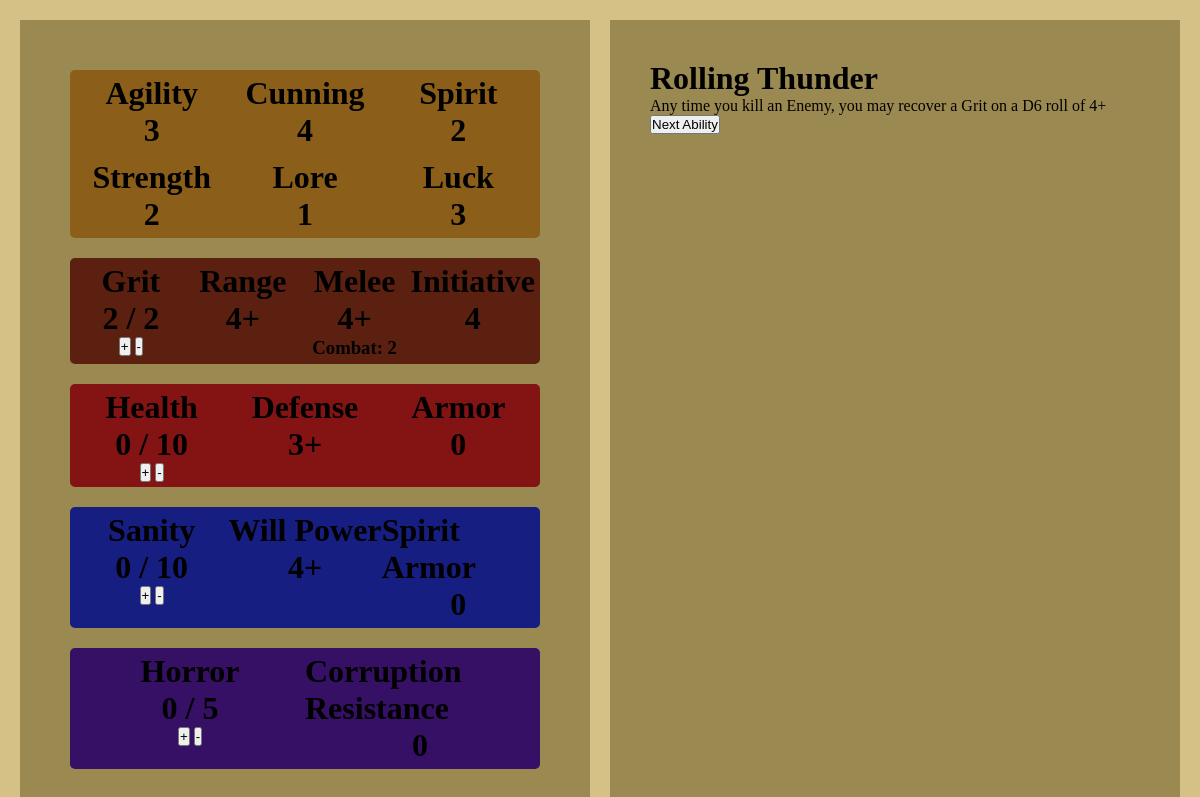
Page /characters/character/1/ on the committed database.
### characters/models.py (models this page shows, shortened)
class CharacterSheet(models.Model):
    user = models.ForeignKey(
        settings.AUTH_USER_MODEL,
        on_delete=models.CASCADE
    )
    name = models.CharField(max_length=100, blank=True, default="Unnamed Hero")
    character_class = models.CharField(
        max_length=50,
        choices=[('marshall', 'Marshall'), ('gunslinger', 'Gunslinger'), ('rancher', 'Rancher')]
    )
    agility = models.IntegerField(default=0)
    cunning = models.IntegerField(default=0)
    spirit = models.IntegerField(default=0)
    strength = models.IntegerField(default=0)
    lore = models.IntegerField(default=0)
    luck = models.IntegerField(default=0)
    combat = models.IntegerField(default=0)
    max_grit = models.IntegerField(default=0)
    grit = models.IntegerField(default=0)
    range = models.IntegerField(default=0)
    melee = models.IntegerField(default=0)
    initiative = models.IntegerField(default=0)
    max_health = models.IntegerField(default=0)
    health = models.IntegerField(default=0)
    defense = models.IntegerField(default=0)
    armor = models.IntegerField(default=0)
    max_sanity = models.IntegerField(default=0)
    sanity = models.IntegerField(default=0)
    will_power = models.IntegerField(default=0)
    spirit_armor = models.IntegerField(default=0)
    max_horror = models.IntegerField(default=0)
    horror = models.IntegerField(default=0)
    corruption_resistance = models.IntegerField(default=0)
    abilities = models.ManyToManyField(Ability, blank=True)
    current_ability = models.ForeignKey(
        Ability,
        null=True,
        blank=True,
        on_delete=models.SET_NULL,
        related_name='active_for_characters'
    )

class Ability(models.Model):
    name = models.CharField(max_length=100)
    description = models.TextField()

### characters/views.py (the view, shortened to what this page needs)
# urls.py: path("character/<int:pk>/", CharacterDetailView.as_view(), name="character_detail"),
class CharacterDetailView(DetailView):
    model = CharacterSheet
    template_name = "characters/character_detail.html"
    context_object_name = 'character'

### templates/characters/character_detail.html (shortened to what this page needs)
{% extends 'base.html' %}
{% block content %}
<div class = 'page-container'>
    <div class = 'left-container'>
        <div class="stats-wrapper">
            <div style="background-color: rgb(139, 94, 26); border-radius: 5px;">
                <div class="stat_container">
                    <div class="character_stat">
                        <h1>Agility</h1>
                        <h1>{{ character.agility }}</h1>
                    </div>
                    <div class="character_stat">
                        <h1>Cunning</h1>
                        <h1>{{ character.cunning }}</h1>
                    </div>
                    <div class="character_stat">
                        <h1>Spirit</h1>
                        <h1>{{ character.spirit }}</h1>
                    </div>
                </div>
                <div class="stat_container">
                    <div class="character_stat">
                        <h1>Strength</h1>
                        <h1>{{ character.strength }}</h1>
                    </div>
                    <div class="character_stat">
                        <h1>Lore</h1>
                        <h1>{{ character.lore }}</h1>
                    </div>
                    <div class="character_stat">
                        <h1>Luck</h1>
                        <h1>{{ character.luck }}</h1>
                    </div>
                </div>
            </div>
        </div>
        <div class="stats-wrapper">
            <div class = 'combat_container' style="background-color: rgb(91, 32, 15);">
                <div class = 'character_stat'>
                    <h1>Grit</h1>
                    <h1>{{character.max_grit}} / {{character.grit}}</h1>
                    <div>
                        <button>+</button>
                        <button>-</button>
                    </div>
                </div>
                <div class = 'character_stat'>
                    <h1>Range</h1>
                    <h1>{{character.range}}+</h1>
                </div>
                <div class = 'character_stat'>
                    <h1>Melee</h1>
                    <h1>{{character.melee}}+</h1>
                    <h3>Combat: {{character.combat}}</h3>
                </div>
                <div class = 'character_stat'>
                    <h1>Initiative</h1>
                    <h1>{{character.initiative}}</h1>
                </div>
            </div>
        </div>
        <div class = 'stats-wrapper'>
            <div class = 'stat_container' style="background-color: rgb(132, 19, 19);">
                <div class = 'character_stat'>
                    <h1>Health</h1>
                    <h1>{{character.health}} / {{character.max_health}}</h1>
                    <div>
                        <button>+</button>
                        <button>-</button>
                    </div>
                </div>
                <div class = 'character_stat'>
                    <h1>Defense</h1>
                    <h1>{{character.defense}}+</h1>
                </div>
                <div class = 'character_stat'>
                    <h1>Armor</h1>
                    <h1>{{character.armor}}</h1>
                </div>
            </div>
        </div>
        <div class = 'stats-wrapper'>
            <div class = 'stat_container' style="background-color: rgb(23, 30, 130);">
                <div class = 'character_stat'>
                    <h1>Sanity</h1>
                    <h1>{{character.sanity}} / {{character.max_sanity}}</h1>
                    <div>
                        <button>+</button>
                        <button>-</button>
                    </div>
                </div>
                <div class = 'character_stat'>
                    <h1>Will Power</h1>
                    <h1>{{character.will_power}}+</h1>
                </div>
                <div class = 'character_stat'>
                    <h1>Spirit Armor</h1>
                    <h1>{{character.spirit_armor}}</h1>
                </div>
            </div>
        </div>
        <div class = 'stats-wrapper'>
            <div class = 'horror_container'>
                <div class = 'character_stat'>
                    <h1>Horror</h1>
                    <h1>{{character.horror}} / {{character.max_horror}}</h1>
                    <div>
                        <button>+</button>
                        <button>-</button>
                    </div>
                </div>
                <div class = 'character_stat'>
                    <h1>Corruption Resistance</h1>
                    <h1>{{character.corruption_resistance}}</h1>
                </div>
            </div>
        </div>
    </div>
    <div class = 'right-container'>
        <h1 id="CurrentAbilityName">{{ character.current_ability.name }}</h1>
        <p id="CurrentAbilityDescription">{{ character.current_ability.description }}</p>
        <button id="CycleAbilityBtn">Next Ability</button>
    </div>
</div>
{% endblock content %}

### templates/base.html (shortened to what this page needs)
{% load static %}
<!Doctype html>
<html>
  <head>
    <link rel="stylesheet" href="{% static 'css/base.css' %}">
  </head>
  <body>
    <main>
      {% block content %}{% endblock content %}
    </main>
  </body>
</html>

### static/css/base.css (style rules this page uses)
* { margin: 0; padding: 0; box-sizing: border-box; }
:root { --main-color: #c7b47c; --secondary-color:#9b8952; --thrid-color:#bfe79e; --light-blue:#58bff7; --dark-blue:#0E2C40; --side-margin:20vw; --background-color: #d5c186; --large-card-margin:3%; }
html, body { overflow-x: hidden; background-color: var(--background-color); overflow-y: scroll; scrollbar-width: none; }
.page-container { display: flex; }
.left-container { width: 50%; margin-left: 20px; margin-right: 10px; margin-top: 20px; margin-bottom: 20px; padding: 40px; background-color: var(--secondary-color); }
.right-container { width: 50%; margin-left: 10px; margin-right: 20px; padding: 40px; margin-top: 20px; margin-bottom: 20px; background-color: var(--secondary-color); }
.stats-wrapper { display: flex; flex-direction: column; justify-content: space-between; padding: 10px; }
.stat_container { display: grid; grid-template-columns: repeat(3, 1fr); width: 100%; padding: 5px; border-radius: 5px; }
.combat_container { display: grid; grid-template-columns: repeat(4, 1fr); width: 100%; padding: 5px; border-radius: 5px; }
.horror_container { display: grid; grid-template-columns: repeat(2, 1fr); width: 100%; background-color: #351065; padding: 5px; border-radius: 5px; }
.character_stat { display: flex; flex-direction: column; align-items: center; }
.character_stat h1 { margin: 0; }

### rows in the picture
CharacterSheet: agility "3", cunning "4", spirit "2", strength "2", lore "1", luck "3", max_grit "2", grit "2", range "4", melee "4", combat "2", initiative "4", health "0", max_health "10", defense "3", armor "0", sanity "0", max_sanity "10", will_power "4", spirit_armor "0", horror "0", max_horror "5", corruption_resistance "0", current_ability.name "Rolling Thunder", current_ability.description "Any time you kill an Enemy, you may recover a Grit on a D6 roll of 4+"
